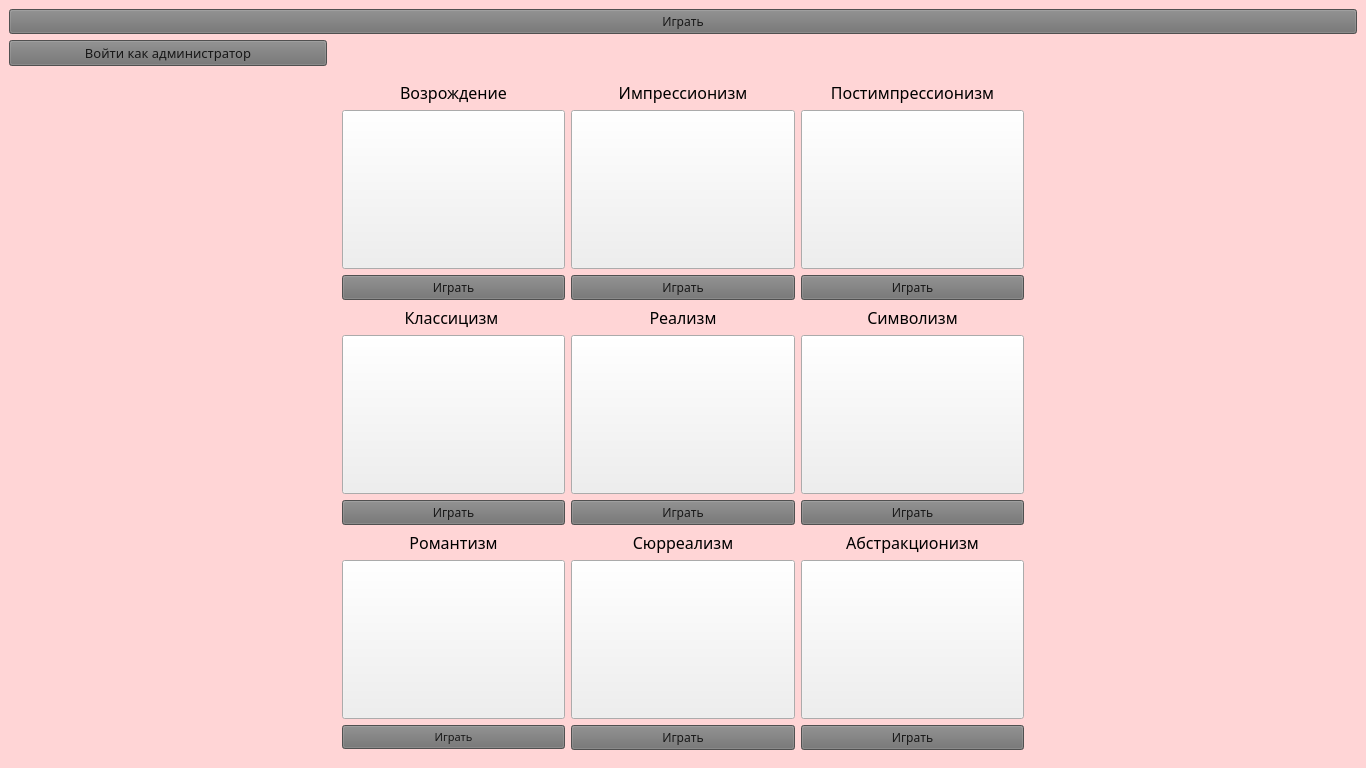
<?xml version="1.0" encoding="UTF-8"?>
<ui version="4.0">
 <class>MainWindow</class>
 <widget class="QMainWindow" name="MainWindow">
  <property name="windowModality">
   <enum>Qt::ApplicationModal</enum>
  </property>
  <property name="geometry">
   <rect>
    <x>0</x>
    <y>0</y>
    <width>1366</width>
    <height>768</height>
   </rect>
  </property>
  <property name="windowTitle">
   <string>MainWindow</string>
  </property>
  <widget class="QWidget" name="centralwidget">
   <property name="autoFillBackground">
    <bool>false</bool>
   </property>
   <property name="styleSheet">
    <string notr="true">QWidget#centralwidget {background-color: rgb(255, 213, 214)}</string>
   </property>
   <layout class="QGridLayout" name="gridLayout">
    <item row="3" column="1">
     <widget class="QFrame" name="frame">
      <property name="sizePolicy">
       <sizepolicy hsizetype="Preferred" vsizetype="Preferred">
        <horstretch>1</horstretch>
        <verstretch>1</verstretch>
       </sizepolicy>
      </property>
      <property name="minimumSize">
       <size>
        <width>500</width>
        <height>500</height>
       </size>
      </property>
      <property name="maximumSize">
       <size>
        <width>700</width>
        <height>700</height>
       </size>
      </property>
      <property name="frameShape">
       <enum>QFrame::NoFrame</enum>
      </property>
      <property name="frameShadow">
       <enum>QFrame::Raised</enum>
      </property>
      <layout class="QGridLayout" name="gridLayout_2">
       <item row="0" column="0">
        <widget class="QLabel" name="vozrozjdenie_label">
         <property name="sizePolicy">
          <sizepolicy hsizetype="Preferred" vsizetype="Fixed">
           <horstretch>0</horstretch>
           <verstretch>0</verstretch>
          </sizepolicy>
         </property>
         <property name="font">
          <font>
           <family>Segoe Print</family>
           <pointsize>12</pointsize>
          </font>
         </property>
         <property name="text">
          <string>Возрождение</string>
         </property>
         <property name="alignment">
          <set>Qt::AlignCenter</set>
         </property>
        </widget>
       </item>
       <item row="0" column="1">
        <widget class="QLabel" name="impressionism_label">
         <property name="sizePolicy">
          <sizepolicy hsizetype="Preferred" vsizetype="Fixed">
           <horstretch>0</horstretch>
           <verstretch>0</verstretch>
          </sizepolicy>
         </property>
         <property name="font">
          <font>
           <family>Segoe Print</family>
           <pointsize>12</pointsize>
          </font>
         </property>
         <property name="text">
          <string>Импрессионизм</string>
         </property>
         <property name="alignment">
          <set>Qt::AlignCenter</set>
         </property>
        </widget>
       </item>
       <item row="0" column="2">
        <widget class="QLabel" name="postimpressionism_label">
         <property name="sizePolicy">
          <sizepolicy hsizetype="Preferred" vsizetype="Fixed">
           <horstretch>0</horstretch>
           <verstretch>0</verstretch>
          </sizepolicy>
         </property>
         <property name="font">
          <font>
           <family>Segoe Print</family>
           <pointsize>12</pointsize>
          </font>
         </property>
         <property name="text">
          <string>Постимпрессионизм</string>
         </property>
         <property name="alignment">
          <set>Qt::AlignCenter</set>
         </property>
        </widget>
       </item>
       <item row="1" column="0">
        <widget class="QPushButton" name="vozr">
         <property name="sizePolicy">
          <sizepolicy hsizetype="Preferred" vsizetype="Preferred">
           <horstretch>1</horstretch>
           <verstretch>1</verstretch>
          </sizepolicy>
         </property>
         <property name="cursor">
          <cursorShape>PointingHandCursor</cursorShape>
         </property>
         <property name="styleSheet">
          <string notr="true">QPushButton#vozr {border-image: url(:/pictures/pictures/vozr.png);}
#vozr:hover{
	border-style: solid;
	border-width: 5px;
	border-radius: 1px;
	border-image: url(:/pictures/pictures/vozr.png);
}</string>
         </property>
         <property name="text">
          <string/>
         </property>
        </widget>
       </item>
       <item row="1" column="1">
        <widget class="QPushButton" name="impr">
         <property name="sizePolicy">
          <sizepolicy hsizetype="Preferred" vsizetype="Preferred">
           <horstretch>1</horstretch>
           <verstretch>1</verstretch>
          </sizepolicy>
         </property>
         <property name="cursor">
          <cursorShape>PointingHandCursor</cursorShape>
         </property>
         <property name="styleSheet">
          <string notr="true">QPushButton#impr {border-image: url(:/pictures/pictures/impr.jpg);}
#impr:hover{
	border-style: solid;
	border-width: 5px;
	border-radius: 1px;
	border-image: url(:/pictures/pictures/impr.jpg);
}</string>
         </property>
         <property name="text">
          <string/>
         </property>
        </widget>
       </item>
       <item row="1" column="2">
        <widget class="QPushButton" name="post">
         <property name="sizePolicy">
          <sizepolicy hsizetype="Preferred" vsizetype="Preferred">
           <horstretch>1</horstretch>
           <verstretch>1</verstretch>
          </sizepolicy>
         </property>
         <property name="cursor">
          <cursorShape>PointingHandCursor</cursorShape>
         </property>
         <property name="styleSheet">
          <string notr="true">QPushButton#post {border-image: url(:/pictures/pictures/post.jpg);}
#post:hover{
	border-style: solid;
	border-width: 5px;
	border-radius: 1px;
	border-image: url(:/pictures/pictures/post.jpg);
}</string>
         </property>
         <property name="text">
          <string/>
         </property>
        </widget>
       </item>
       <item row="2" column="0">
        <widget class="QPushButton" name="pushButton_2">
         <property name="font">
          <font>
           <family>Segoe Print</family>
          </font>
         </property>
         <property name="styleSheet">
          <string notr="true">QPushButton#pushButton_2 {
  color: rgb(23, 23, 23); /* цвет текста */
  background: rgb(112, 112, 112); /* фон кнопки */
  outline: none; 
} 
#pushButton_2:hover { background: rgb(133, 133, 133); } /* при наведении курсора мышки */
</string>
         </property>
         <property name="text">
          <string>Играть</string>
         </property>
        </widget>
       </item>
       <item row="2" column="1">
        <widget class="QPushButton" name="pushButton_3">
         <property name="font">
          <font>
           <family>Segoe Print</family>
          </font>
         </property>
         <property name="styleSheet">
          <string notr="true">QPushButton#pushButton_3 {
  color: rgb(23, 23, 23); /* цвет текста */
  background: rgb(112, 112, 112); /* фон кнопки */
  outline: none; 
} 
#pushButton_3:hover { background: rgb(133, 133, 133); } /* при наведении курсора мышки */
</string>
         </property>
         <property name="text">
          <string>Играть</string>
         </property>
        </widget>
       </item>
       <item row="2" column="2">
        <widget class="QPushButton" name="pushButton_4">
         <property name="font">
          <font>
           <family>Segoe Print</family>
          </font>
         </property>
         <property name="styleSheet">
          <string notr="true">QPushButton#pushButton_4  {
  color: rgb(23, 23, 23); /* цвет текста */
  background: rgb(112, 112, 112); /* фон кнопки */
  outline: none; 
} 
#pushButton_4:hover { background: rgb(133, 133, 133); } /* при наведении курсора мышки */
</string>
         </property>
         <property name="text">
          <string>Играть</string>
         </property>
        </widget>
       </item>
       <item row="3" column="0">
        <widget class="QLabel" name="classicism_label">
         <property name="sizePolicy">
          <sizepolicy hsizetype="Preferred" vsizetype="Fixed">
           <horstretch>0</horstretch>
           <verstretch>0</verstretch>
          </sizepolicy>
         </property>
         <property name="font">
          <font>
           <family>Segoe Print</family>
           <pointsize>12</pointsize>
          </font>
         </property>
         <property name="text">
          <string>Классицизм </string>
         </property>
         <property name="alignment">
          <set>Qt::AlignCenter</set>
         </property>
        </widget>
       </item>
       <item row="3" column="1">
        <widget class="QLabel" name="realism_label">
         <property name="sizePolicy">
          <sizepolicy hsizetype="Preferred" vsizetype="Fixed">
           <horstretch>0</horstretch>
           <verstretch>0</verstretch>
          </sizepolicy>
         </property>
         <property name="font">
          <font>
           <family>Segoe Print</family>
           <pointsize>12</pointsize>
          </font>
         </property>
         <property name="text">
          <string>Реализм</string>
         </property>
         <property name="alignment">
          <set>Qt::AlignCenter</set>
         </property>
        </widget>
       </item>
       <item row="3" column="2">
        <widget class="QLabel" name="simvolism_label">
         <property name="sizePolicy">
          <sizepolicy hsizetype="Preferred" vsizetype="Fixed">
           <horstretch>0</horstretch>
           <verstretch>0</verstretch>
          </sizepolicy>
         </property>
         <property name="font">
          <font>
           <family>Segoe Print</family>
           <pointsize>12</pointsize>
          </font>
         </property>
         <property name="text">
          <string>Символизм</string>
         </property>
         <property name="alignment">
          <set>Qt::AlignCenter</set>
         </property>
        </widget>
       </item>
       <item row="4" column="0">
        <widget class="QPushButton" name="klas">
         <property name="sizePolicy">
          <sizepolicy hsizetype="Preferred" vsizetype="Preferred">
           <horstretch>1</horstretch>
           <verstretch>1</verstretch>
          </sizepolicy>
         </property>
         <property name="cursor">
          <cursorShape>PointingHandCursor</cursorShape>
         </property>
         <property name="styleSheet">
          <string notr="true">QPushButton#klas {border-image: url(:/pictures/pictures/klas.jpg);}
#klas:hover{
	border-style: solid;
	border-width: 5px;
	border-radius: 1px;
	border-image: url(:/pictures/pictures/klas.jpg);
}</string>
         </property>
         <property name="text">
          <string/>
         </property>
        </widget>
       </item>
       <item row="4" column="1">
        <widget class="QPushButton" name="real">
         <property name="sizePolicy">
          <sizepolicy hsizetype="Preferred" vsizetype="Preferred">
           <horstretch>1</horstretch>
           <verstretch>1</verstretch>
          </sizepolicy>
         </property>
         <property name="cursor">
          <cursorShape>PointingHandCursor</cursorShape>
         </property>
         <property name="styleSheet">
          <string notr="true">QPushButton#real {border-image: url(:/pictures/pictures/real.jpg);}
#real:hover{
	border-style: solid;
	border-width: 5px;
	border-radius: 1px;
	border-image: url(:/pictures/pictures/real.jpg);
}</string>
         </property>
         <property name="text">
          <string/>
         </property>
        </widget>
       </item>
       <item row="4" column="2">
        <widget class="QPushButton" name="roko">
         <property name="sizePolicy">
          <sizepolicy hsizetype="Preferred" vsizetype="Preferred">
           <horstretch>1</horstretch>
           <verstretch>1</verstretch>
          </sizepolicy>
         </property>
         <property name="cursor">
          <cursorShape>PointingHandCursor</cursorShape>
         </property>
         <property name="styleSheet">
          <string notr="true">QPushButton#roko {border-image: url(:/pictures/pictures/roko.jpg);}
#roko:hover{
	border-style: solid;
	border-width: 5px;
	border-radius: 1px;
	border-image: url(:/pictures/pictures/roko.jpg);
}</string>
         </property>
         <property name="text">
          <string/>
         </property>
        </widget>
       </item>
       <item row="5" column="0">
        <widget class="QPushButton" name="pushButton_7">
         <property name="font">
          <font>
           <family>Segoe Print</family>
          </font>
         </property>
         <property name="styleSheet">
          <string notr="true">QPushButton#pushButton_7 {
  color: rgb(23, 23, 23); /* цвет текста */
  background: rgb(112, 112, 112); /* фон кнопки */
  outline: none; 
} 
#pushButton_7:hover { background: rgb(133, 133, 133); } /* при наведении курсора мышки */
</string>
         </property>
         <property name="text">
          <string>Играть</string>
         </property>
        </widget>
       </item>
       <item row="5" column="1">
        <widget class="QPushButton" name="pushButton_6">
         <property name="font">
          <font>
           <family>Segoe Print</family>
          </font>
         </property>
         <property name="styleSheet">
          <string notr="true">QPushButton#pushButton_6 {
  color: rgb(23, 23, 23); /* цвет текста */
  background: rgb(112, 112, 112); /* фон кнопки */
  outline: none; 
} 
#pushButton_6:hover { background: rgb(133, 133, 133); } /* при наведении курсора мышки */
</string>
         </property>
         <property name="text">
          <string>Играть</string>
         </property>
        </widget>
       </item>
       <item row="5" column="2">
        <widget class="QPushButton" name="pushButton_5">
         <property name="font">
          <font>
           <family>Segoe Print</family>
          </font>
         </property>
         <property name="styleSheet">
          <string notr="true">QPushButton#pushButton_5 {
  color: rgb(23, 23, 23); /* цвет текста */
  background: rgb(112, 112, 112); /* фон кнопки */
  outline: none; 
} 
#pushButton_5:hover { background: rgb(133, 133, 133); } /* при наведении курсора мышки */
</string>
         </property>
         <property name="text">
          <string>Играть</string>
         </property>
        </widget>
       </item>
       <item row="6" column="0">
        <widget class="QLabel" name="romantism_label">
         <property name="sizePolicy">
          <sizepolicy hsizetype="Preferred" vsizetype="Fixed">
           <horstretch>0</horstretch>
           <verstretch>0</verstretch>
          </sizepolicy>
         </property>
         <property name="font">
          <font>
           <family>Segoe Print</family>
           <pointsize>12</pointsize>
          </font>
         </property>
         <property name="text">
          <string>Романтизм</string>
         </property>
         <property name="alignment">
          <set>Qt::AlignCenter</set>
         </property>
        </widget>
       </item>
       <item row="6" column="1">
        <widget class="QLabel" name="surrealism_label">
         <property name="sizePolicy">
          <sizepolicy hsizetype="Preferred" vsizetype="Fixed">
           <horstretch>0</horstretch>
           <verstretch>0</verstretch>
          </sizepolicy>
         </property>
         <property name="font">
          <font>
           <family>Segoe Print</family>
           <pointsize>12</pointsize>
          </font>
         </property>
         <property name="text">
          <string>Сюрреализм</string>
         </property>
         <property name="alignment">
          <set>Qt::AlignCenter</set>
         </property>
        </widget>
       </item>
       <item row="6" column="2">
        <widget class="QLabel" name="abstractionism_label">
         <property name="sizePolicy">
          <sizepolicy hsizetype="Preferred" vsizetype="Fixed">
           <horstretch>0</horstretch>
           <verstretch>0</verstretch>
          </sizepolicy>
         </property>
         <property name="font">
          <font>
           <family>Segoe Print</family>
           <pointsize>12</pointsize>
          </font>
         </property>
         <property name="text">
          <string>Абстракционизм</string>
         </property>
         <property name="alignment">
          <set>Qt::AlignCenter</set>
         </property>
        </widget>
       </item>
       <item row="7" column="0">
        <widget class="QPushButton" name="roma">
         <property name="sizePolicy">
          <sizepolicy hsizetype="Preferred" vsizetype="Preferred">
           <horstretch>1</horstretch>
           <verstretch>1</verstretch>
          </sizepolicy>
         </property>
         <property name="cursor">
          <cursorShape>PointingHandCursor</cursorShape>
         </property>
         <property name="styleSheet">
          <string notr="true">QPushButton#roma {border-image: url(:/pictures/pictures/roma.jpg);}
#roma:hover{
	border-style: solid;
	border-width: 5px;
	border-radius: 1px;
	border-image: url(:/pictures/pictures/roma.jpg);
}</string>
         </property>
         <property name="text">
          <string/>
         </property>
        </widget>
       </item>
       <item row="7" column="1">
        <widget class="QPushButton" name="sure">
         <property name="sizePolicy">
          <sizepolicy hsizetype="Preferred" vsizetype="Preferred">
           <horstretch>1</horstretch>
           <verstretch>1</verstretch>
          </sizepolicy>
         </property>
         <property name="cursor">
          <cursorShape>PointingHandCursor</cursorShape>
         </property>
         <property name="styleSheet">
          <string notr="true">QPushButton#sure {border-image: url(:/pictures/pictures/sure.jpg);}
#sure:hover{
	border-style: solid;
	border-width: 5px;
	border-radius: 1px;
	border-image: url(:/pictures/pictures/sure.jpg);
}</string>
         </property>
         <property name="text">
          <string/>
         </property>
        </widget>
       </item>
       <item row="7" column="2">
        <widget class="QPushButton" name="abst">
         <property name="sizePolicy">
          <sizepolicy hsizetype="Preferred" vsizetype="Preferred">
           <horstretch>1</horstretch>
           <verstretch>1</verstretch>
          </sizepolicy>
         </property>
         <property name="cursor">
          <cursorShape>PointingHandCursor</cursorShape>
         </property>
         <property name="styleSheet">
          <string notr="true">QPushButton#abst {border-image: url(:/pictures/pictures/abst.jpg);}
#abst:hover{
	border-style: solid;
	border-width: 5px;
	border-radius: 1px;
	border-image: url(:/pictures/pictures/abst.jpg);
}</string>
         </property>
         <property name="text">
          <string/>
         </property>
        </widget>
       </item>
       <item row="8" column="0">
        <widget class="QPushButton" name="pushButton_8">
         <property name="font">
          <font>
           <family>Segoe Print</family>
           <pointsize>8</pointsize>
          </font>
         </property>
         <property name="styleSheet">
          <string notr="true">QPushButton#pushButton_8 {
  color: rgb(23, 23, 23); /* цвет текста */
  background: rgb(112, 112, 112); /* фон кнопки */
  outline: none; 
} 
#pushButton_8:hover { background: rgb(133, 133, 133); } /* при наведении курсора мышки */
</string>
         </property>
         <property name="text">
          <string>Играть</string>
         </property>
        </widget>
       </item>
       <item row="8" column="1">
        <widget class="QPushButton" name="pushButton_9">
         <property name="font">
          <font>
           <family>Segoe Print</family>
          </font>
         </property>
         <property name="styleSheet">
          <string notr="true">QPushButton#pushButton_9 {
  color: rgb(23, 23, 23); /* цвет текста */
  background: rgb(112, 112, 112); /* фон кнопки */
  outline: none; 
} 
#pushButton_9:hover { background: rgb(133, 133, 133); } /* при наведении курсора мышки */
</string>
         </property>
         <property name="text">
          <string>Играть</string>
         </property>
        </widget>
       </item>
       <item row="8" column="2">
        <widget class="QPushButton" name="pushButton_10">
         <property name="font">
          <font>
           <family>Segoe Print</family>
          </font>
         </property>
         <property name="styleSheet">
          <string notr="true">QPushButton#pushButton_10 {
  color: rgb(23, 23, 23); /* цвет текста */
  background: rgb(112, 112, 112); /* фон кнопки */
  outline: none; 
} 
#pushButton_10:hover { background: rgb(133, 133, 133); } /* при наведении курсора мышки */
</string>
         </property>
         <property name="text">
          <string>Играть</string>
         </property>
        </widget>
       </item>
      </layout>
     </widget>
    </item>
    <item row="3" column="0">
     <spacer name="horizontalSpacer">
      <property name="orientation">
       <enum>Qt::Horizontal</enum>
      </property>
      <property name="sizeType">
       <enum>QSizePolicy::Expanding</enum>
      </property>
      <property name="sizeHint" stdset="0">
       <size>
        <width>100</width>
        <height>20</height>
       </size>
      </property>
     </spacer>
    </item>
    <item row="3" column="2">
     <spacer name="horizontalSpacer_2">
      <property name="orientation">
       <enum>Qt::Horizontal</enum>
      </property>
      <property name="sizeType">
       <enum>QSizePolicy::Expanding</enum>
      </property>
      <property name="sizeHint" stdset="0">
       <size>
        <width>100</width>
        <height>20</height>
       </size>
      </property>
     </spacer>
    </item>
    <item row="0" column="0" colspan="3">
     <widget class="QPushButton" name="AddButton">
      <property name="font">
       <font>
        <family>Segoe Print</family>
       </font>
      </property>
      <property name="styleSheet">
       <string notr="true">QPushButton#AddButton {
  color: rgb(23, 23, 23); /* цвет текста */
  background: rgb(112, 112, 112); /* фон кнопки */
  outline: none; 
} 
#AddButton:hover { background: rgb(133, 133, 133); } /* при наведении курсора мышки */
</string>
      </property>
      <property name="text">
       <string>Играть</string>
      </property>
     </widget>
    </item>
    <item row="1" column="0">
     <widget class="QPushButton" name="signInPushButton">
      <property name="font">
       <font>
        <family>Segoe Print</family>
        <pointsize>10</pointsize>
       </font>
      </property>
      <property name="styleSheet">
       <string notr="true">QPushButton#signInPushButton {
  color: rgb(23, 23, 23); /* цвет текста */
  background: rgb(112, 112, 112); /* фон кнопки */
  outline: none; 
} 
#signInPushButton:hover { background: rgb(133, 133, 133); } /* при наведении курсора мышки */
</string>
      </property>
      <property name="text">
       <string>Войти как администратор</string>
      </property>
     </widget>
    </item>
   </layout>
  </widget>
  <widget class="QMenuBar" name="menubar">
   <property name="geometry">
    <rect>
     <x>0</x>
     <y>0</y>
     <width>1366</width>
     <height>17</height>
    </rect>
   </property>
  </widget>
 </widget>
 <resources/>
 <connections/>
</ui>
